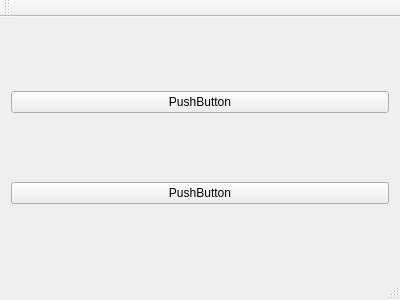
<?xml version="1.0" encoding="UTF-8"?>
<ui version="4.0">
 <class>MainWindow</class>
 <widget class="QMainWindow" name="MainWindow">
  <property name="geometry">
   <rect>
    <x>0</x>
    <y>0</y>
    <width>400</width>
    <height>300</height>
   </rect>
  </property>
  <property name="windowTitle">
   <string>MainWindow</string>
  </property>
  <widget class="QWidget" name="centralWidget">
   <layout class="QVBoxLayout" name="verticalLayout">
    <item>
     <widget class="QPushButton" name="pushButton">
      <property name="text">
       <string>PushButton</string>
      </property>
     </widget>
    </item>
    <item>
     <widget class="QPushButton" name="pushButton_2">
      <property name="text">
       <string>PushButton</string>
      </property>
     </widget>
    </item>
   </layout>
  </widget>
  <widget class="QMenuBar" name="menuBar">
   <property name="geometry">
    <rect>
     <x>0</x>
     <y>0</y>
     <width>400</width>
     <height>22</height>
    </rect>
   </property>
  </widget>
  <widget class="QToolBar" name="mainToolBar">
   <attribute name="toolBarArea">
    <enum>TopToolBarArea</enum>
   </attribute>
   <attribute name="toolBarBreak">
    <bool>false</bool>
   </attribute>
  </widget>
  <widget class="QStatusBar" name="statusBar"/>
 </widget>
 <layoutdefault spacing="6" margin="11"/>
 <resources/>
 <connections/>
</ui>
